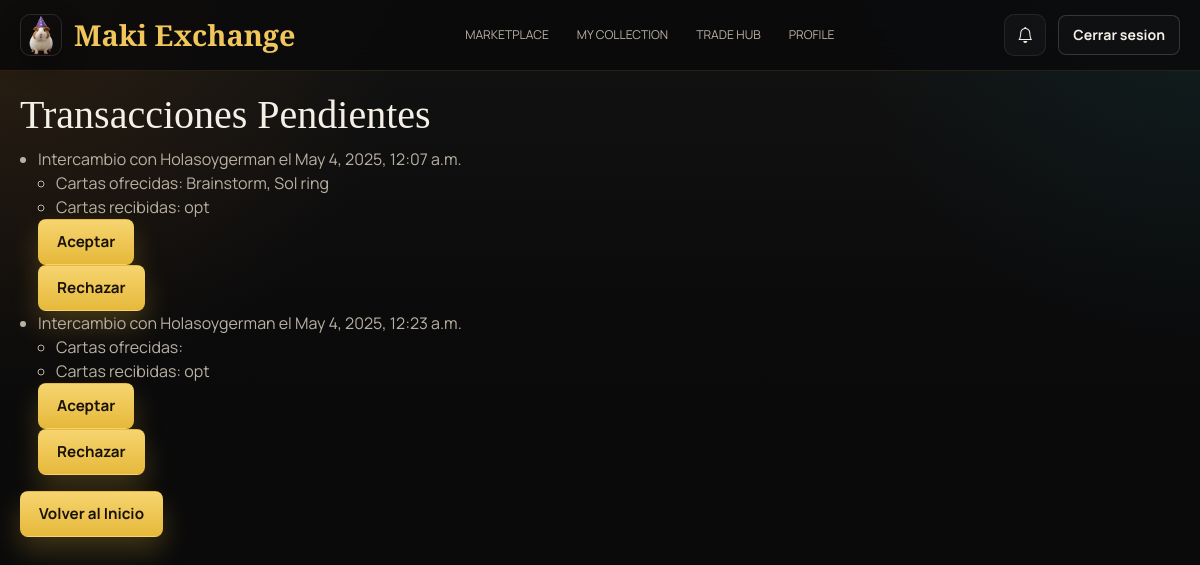
Screenshot of /users/pending_transactions/ (signed in) with the database file from the repository.
### users/models.py (models this page shows, shortened)
class Exchange(models.Model):
    sender = models.ForeignKey(CustomUser, on_delete=models.CASCADE, related_name='sent_exchanges')
    receiver = models.ForeignKey(CustomUser, on_delete=models.CASCADE, related_name='received_exchanges')
    sender_cards = models.TextField()
    receiver_cards = models.TextField()
    date = models.DateTimeField(auto_now_add=True)
    STATUS_CHOICES = [
        ('pending', 'Pendiente'),
        ('accepted', 'Aceptado'),
        ('rejected', 'Rechazado'),
    ]
    status = models.CharField(max_length=10, choices=STATUS_CHOICES, default='pending')
    EXCHANGE_TYPE_CHOICES = [
        ('sale', 'Venta'),
        ('trade', 'Cambio'),
    ]
    exchange_type = models.CharField(max_length=10, choices=EXCHANGE_TYPE_CHOICES, default='trade')

class CustomUser(AbstractUser):
    CITY_CHOICES = [
        ('Quito', 'Quito'),
        ('Machala', 'Machala'),
        ('Guayaquil', 'Guayaquil'),
        ('Cuenca', 'Cuenca'),
        ('Ambato', 'Ambato'),
    ]
    city = models.CharField(max_length=50, choices=CITY_CHOICES, default='Quito')
    phone_number = models.CharField(max_length=15, blank=True, null=True)
    PREFERRED_STORE_CHOICES = [
        ('monkey_planet', 'Monkey Planet'),
        ('baul_del_enano', 'Baul del Enano'),
        ('dragonscave', 'Dragonscave'),
        ('camelot', 'Camelot'),
        ('tiempo_de_juegos', 'Tiempo de Juegos'),
    ]
    preferred_store = models.CharField(
        max_length=20,
        choices=PREFERRED_STORE_CHOICES,
        blank=True,
        null=True,
    )
    TRANSACTION_PREFERENCE_CHOICES = [
        ('sell_only', 'Solo Venta'),
        ('trade_only', 'Solo Cambio'),
        ('trade_and_sell', 'Cambio y Venta'),
        ('display_only', 'Solo Display'),
    ]
    transaction_preference = models.CharField(
        max_length=20,
        choices=TRANSACTION_PREFERENCE_CHOICES,
        default='trade_and_sell',
        blank=True,
        null=True,
    )

### users/views.py (the view)
# urls.py: path('pending_transactions/', views.pending_transactions, name='pending_transactions'),
@login_required
def pending_transactions(request):
    pending_exchanges = Exchange.objects.filter(receiver=request.user, status='pending')
    return render(request, 'users/pending_transactions.html', {'pending_exchanges': pending_exchanges})

### templates/users/pending_transactions.html (shortened to what this page needs)
{% extends 'base.html' %}
{% block content %}
<h1>Transacciones Pendientes</h1>
{% if pending_exchanges %}
    <ul>
        {% for exchange in pending_exchanges %}
        <li>
            Intercambio con {{ exchange.sender.username }} el {{ exchange.date }}
            <ul>
                <li>Cartas ofrecidas: {{ exchange.sender_cards }}</li>
                <li>Cartas recibidas: {{ exchange.receiver_cards }}</li>
            </ul>
            <form method="post" action="{% url 'accept_exchange' exchange.id %}">
                <button type="submit" class="btn btn-success">Aceptar</button>
            </form>
            <form method="post" action="{% url 'reject_exchange' exchange.id %}">
                <button type="submit" class="btn btn-danger">Rechazar</button>
            </form>
        </li>
        {% endfor %}
    </ul>
{% else %}
    <p>No tienes transacciones pendientes.</p>
{% endif %}
<a href="{% url 'home' %}" class="btn btn-primary">Volver al Inicio</a>
{% endblock %}

### static/css/style.css (style rules this page uses)
:root { --bg: #0b0b0c; --bg-elevated: #111113; --panel: rgba(18, 18, 20, 0.88); --panel-border: rgba(255, 255, 255, 0.08); --gold: #f1c75b; --gold-strong: #ffcf5a; --text: #f4f0e8; --muted: #b9b1a3; --teal: #0f7c86; --ember: #d96a34; --shadow: 0 24px 60px rgba(0, 0, 0, 0.38); }
* { box-sizing: border-box; }
html { background: var(--bg); }
body { margin: 0; min-height: 100vh; font-family: "Manrope", "Segoe UI", sans-serif; color: var(--text); line-height: 1.5; background: radial-gradient(circle at top left, rgba(103, 63, 20, 0.3), transparent 28%), radial-gradient(circle at top right, rgba(11, 86, 94, 0.18), transparent 24%), linear-gradient(180deg, #131313 0%, #0b0b0c 38%, #090909 100%); }
a { color: inherit; }
.button, button, .btn { display: inline-flex; align-items: center; justify-content: center; gap: 8px; min-height: 46px; padding: 0 18px; border-radius: 8px; border: 1px solid transparent; font-family: inherit; font-size: 0.95rem; font-weight: 700; text-decoration: none; transition: transform 0.18s ease, border-color 0.18s ease, background 0.18s ease, color 0.18s ease; }
.button--primary, button, .btn { background: linear-gradient(180deg, #f6d46f 0%, #e6b93b 100%); color: #18120a; box-shadow: 0 14px 28px rgba(230, 185, 59, 0.24); }
.featured-card__body p, .process-card p, .ticker-card p, label, input, textarea, select, li, p { color: var(--muted); }
main h1, main h2, main h3 { font-family: "Cormorant Garamond", Georgia, serif; color: var(--text); }
main form { max-width: 100%; }
ul { padding-left: 18px; }

### rows the page displays
Exchange: sender.username "Holasoygerman", date "May 4, 2025, 12:07 a.m.", sender_cards "Brainstorm, Sol ring", receiver_cards "opt"
Exchange: sender.username "Holasoygerman", date "May 4, 2025, 12:23 a.m.", receiver_cards "opt"
